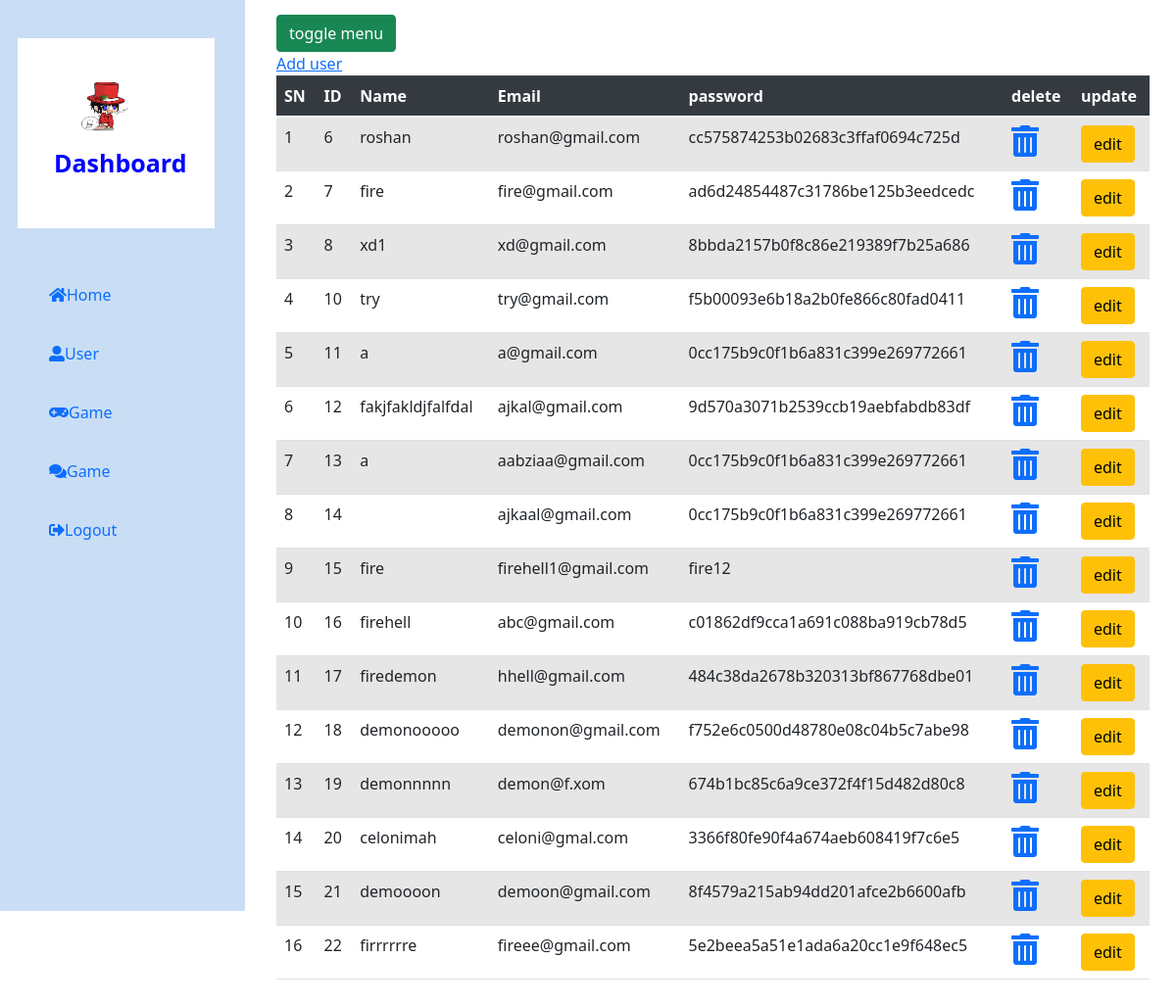
The app's page /dashboarduser.php (signed in) with its own data.
### tables this page shows
CREATE TABLE IF NOT EXISTS `users` (
  `id` int(11) NOT NULL AUTO_INCREMENT,
  `name` varchar(255) NOT NULL,
  `email` varchar(255) NOT NULL,
  `password` varchar(255) NOT NULL,
  PRIMARY KEY (`id`),
  UNIQUE KEY `email` (`email`)
);

### dashboarduser.php (the view, shortened to what this page needs)
<!DOCTYPE html>
<html>
<head>
	<link rel="stylesheet" type="text/css" href="css/home.css">
 <link rel="stylesheet" href="https://maxcdn.bootstrapcdn.com/bootstrap/4.5.2/css/bootstrap.min.css">
<link rel="stylesheet" type="text/css" href="icon/all.min.css">
<link rel="stylesheet" type="text/css" href="css/dashboarduser.css">
	<link rel="stylesheet" type="text/css" href="jquery/jquery.js">
  <link rel="stylesheet" type="text/css" href="bootstrap/css/bootstrap.min.css">
  <link rel="stylesheet" type="text/css" href="bootstrap/js/bootstrap.bundle.min.js">
  <link rel="stylesheet" type="text/css" href="bootstrap/js/bootstrap.min.js">
</head>
<body>
 <div id="wrapper">
   <div id="sidebar-wrapper" style="position:fixed">
     <ul class="sidebar-nav">
       <li><a href="#" class="logo"><img src="img/c.png " width="50px" height="50px">Dashboard</a></li>
       <li><a href="dashboard.php"><i class="fas fa-home"></i>Home</a></li>
       <li><a href="dashboarduser.php" ><i class="fas fa-user-alt"></i>User</a></li>
       <li><a href="dashboardgamee.php"><i class="fas fa-gamepad"></i>Game</a></li>
        <li><a href="dashboardgamee.php"><i class="fas fa-comments"></i>Game</a></li>
       <li><a href="logout.php"><i class="fas fa-sign-out-alt"></i>Logout</a></li>
      </ul>
    </div>
    <div id="page-content-wrapper">
      <div class="container-fluid">
        <div class="row">
          <div class="col-lg-12">
            <a href="#" class="btn btn-success" id="menu-toggle">toggle menu</a>
            <br>
            <?php require_once 'menu.php';?>
  <?php
require_once 'database.php';
$sql = "SELECT * FROM users ";
$result = $connection->query($sql);
$data = [];
if ($result->num_rows > 0) {
  while ($row = $result->fetch_assoc()) {
    array_push($data, $row);
  }
}
 ?>
 <table class="table table-striped">
      <thead class="thead-dark">
  <tr>
    <th>SN</th>
    <th>ID</th>
    <th>Name</th>
    <th>Email</th>
    <th>password</th>
     <th>delete</th>
     <th>update</th>
  </tr>
</thead>
<?php foreach($data as $key => $value){ ?>
  <tr>
    <td><?php echo $key+1 ?></td>
    <td><?php echo $value['id'] ?></td>
    <td><?php echo $value['name'] ?></td>
    <td><?php echo $value['email'] ?></td>
    <td><?php echo $value['password'] ?></td>
    <td>
      <a href="delete.php?id=<?php echo $value['id'] ?>" onclick="return confirm('Are you sure to delete?')"><i class="fas fa-trash-alt fa-2x"></i></a></td>
     <td> <a href="edit.php?id=<?php echo $value['id'] ?>"><button type="button" class="btn btn-warning">edit</button></a>
    </td>
  </tr>
 <?php } ?>
 </table>
         </div>
       </div>
      </div>
    </div>
  </body>
</html>

### css/home.css (style rules this page uses)
* { margin:0; padding:0; }

### css/dashboarduser.css (style rules this page uses)
#sidebar-wrapper { z-index: 1; position: absolute; width: 15.625rem; height: 58.125rem; overflow-y: hidden; background: #0062cc36; }
#page-content-wrapper { width: 100%; position: absolute; padding: 0.9375rem; padding-left: 16.875rem; }
.sidebar-nav { padding:0px; list-style: none; }
.sidebar-nav li { text-indent: 25px; line-height: 60px; }
.sidebar-nav li a { display: block; text-decoration: none; }
.logo { color:blue; font-size: 25px; border: 2px solid white; padding: 35px; background-color: white; margin: 39px 31px 38px 18px; font-weight: 900; }

### records on screen
users: id "6", name "roshan", email "roshan@gmail.com", password "cc575874253b02683c3ffaf0694c725d"
users: id "7", name "fire", email "fire@gmail.com", password "ad6d24854487c31786be125b3eedcedc"
users: id "8", name "xd1", email "xd@gmail.com", password "8bbda2157b0f8c86e219389f7b25a686"
users: id "10", name "try", email "try@gmail.com", password "f5b00093e6b18a2b0fe866c80fad0411"
users: id "11", name "a", email "a@gmail.com", password "0cc175b9c0f1b6a831c399e269772661"
users: id "12", name "fakjfakldjfalfdal", email "ajkal@gmail.com", password "9d570a3071b2539ccb19aebfabdb83df"
users: id "13", name "a", email "aabziaa@gmail.com", password "0cc175b9c0f1b6a831c399e269772661"
users: id "14", email "ajkaal@gmail.com", password "0cc175b9c0f1b6a831c399e269772661"
users: id "15", name "fire", email "firehell1@gmail.com", password "fire12"
users: id "16", name "firehell", email "abc@gmail.com", password "c01862df9cca1a691c088ba919cb78d5"
users: id "17", name "firedemon", email "hhell@gmail.com", password "484c38da2678b320313bf867768dbe01"
users: id "18", name "demonooooo", email "demonon@gmail.com", password "f752e6c0500d48780e08c04b5c7abe98"
users: id "19", name "demonnnnn", email "demon@f.xom", password "674b1bc85c6a9ce372f4f15d482d80c8"
users: id "20", name "celonimah", email "celoni@gmal.com", password "3366f80fe90f4a674aeb608419f7c6e5"
users: id "21", name "demoooon", email "demoon@gmail.com", password "8f4579a215ab94dd201afce2b6600afb"
users: id "22", name "firrrrrre", email "fireee@gmail.com", password "5e2beea5a51e1ada6a20cc1e9f648ec5"
